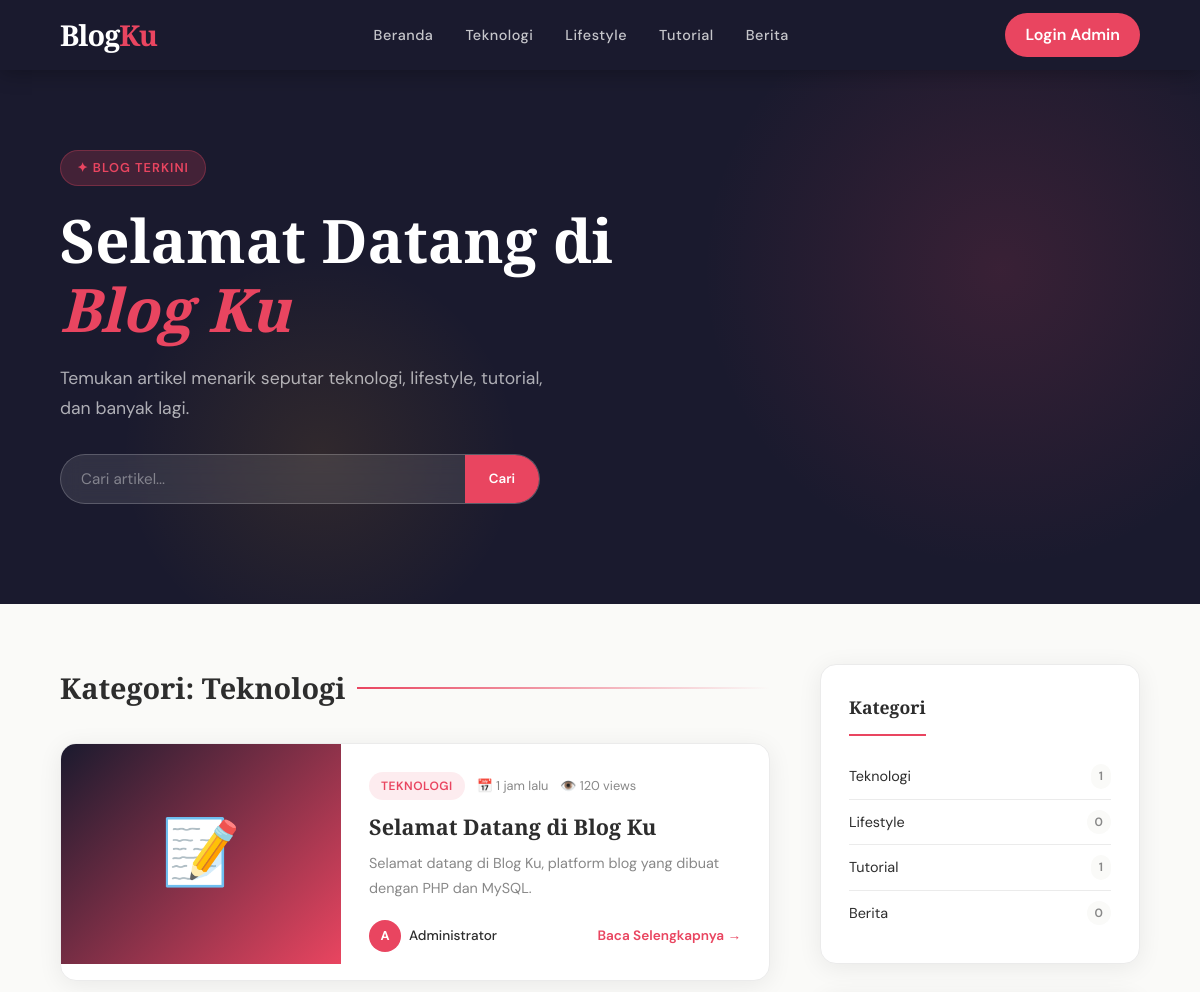
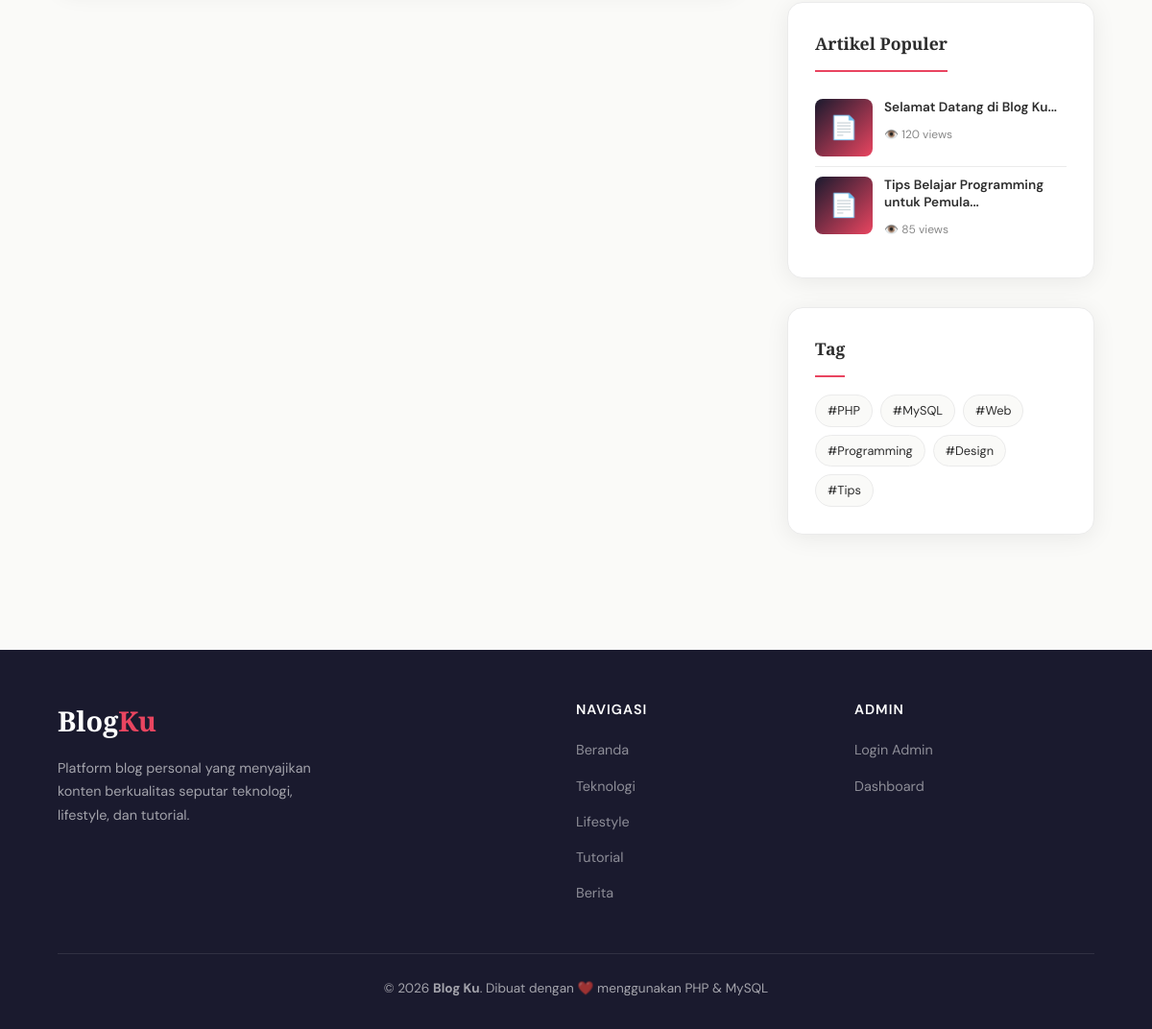
The app's page /?kategori=teknologi with its own data (2 pictures, top to bottom).
### tables this page shows
CREATE TABLE IF NOT EXISTS kategori (
    id INT AUTO_INCREMENT PRIMARY KEY,
    nama VARCHAR(100) NOT NULL,
    slug VARCHAR(100) UNIQUE NOT NULL,
    deskripsi TEXT
);

CREATE TABLE IF NOT EXISTS artikel (
    id INT AUTO_INCREMENT PRIMARY KEY,
    judul VARCHAR(255) NOT NULL,
    slug VARCHAR(255) UNIQUE NOT NULL,
    konten LONGTEXT,
    ringkasan TEXT,
    gambar VARCHAR(255),
    id_kategori INT,
    id_user INT,
    status ENUM('draft','publish') DEFAULT 'draft',
    views INT DEFAULT 0,
    created_at TIMESTAMP DEFAULT CURRENT_TIMESTAMP,
    updated_at TIMESTAMP DEFAULT CURRENT_TIMESTAMP ON UPDATE CURRENT_TIMESTAMP,
    FOREIGN KEY (id_kategori) REFERENCES kategori(id) ON DELETE SET NULL,
    FOREIGN KEY (id_user) REFERENCES users(id) ON DELETE CASCADE
);

CREATE TABLE IF NOT EXISTS users (
    id INT AUTO_INCREMENT PRIMARY KEY,
    nama VARCHAR(100) NOT NULL,
    username VARCHAR(50) UNIQUE NOT NULL,
    password VARCHAR(255) NOT NULL,
    email VARCHAR(100) UNIQUE,
    avatar VARCHAR(255) DEFAULT 'default.png',
    role ENUM('admin','author') DEFAULT 'author',
    created_at TIMESTAMP DEFAULT CURRENT_TIMESTAMP
);

CREATE TABLE IF NOT EXISTS tag (
    id INT AUTO_INCREMENT PRIMARY KEY,
    nama VARCHAR(100) NOT NULL,
    slug VARCHAR(100) UNIQUE NOT NULL
);

### includes/functions.php (called while the page is built, shortened)
<?php
function timeAgo($datetime) {
    $now = new DateTime();
    $ago = new DateTime($datetime);
    $diff = $now->diff($ago);
    if ($diff->h > 0) return $diff->h . ' jam lalu';
    return 'Baru saja';
}

### public/index.php (the view, shortened to what this page needs)
<?php
require '../config/db.php';
require '../includes/functions.php';
$page = isset($_GET['page']) ? (int)$_GET['page'] : 1;
$per_page = 5;
$offset = ($page - 1) * $per_page;
$filter_kat = isset($_GET['kategori']) ? $_GET['kategori'] : '';
$filter_tag = isset($_GET['tag']) ? $_GET['tag'] : '';
$search = isset($_GET['q']) ? trim($_GET['q']) : '';
$where = "WHERE a.status = 'publish'";
$params = [];
if ($filter_kat) { $where .= " AND k.slug = ?"; $params[] = $filter_kat; }
$stmt = $pdo->prepare("SELECT a.*, k.nama as kategori_nama, k.slug as kategori_slug, u.nama as author_nama
    FROM artikel a
    LEFT JOIN kategori k ON a.id_kategori = k.id
    LEFT JOIN users u ON a.id_user = u.id
    $where ORDER BY a.created_at DESC LIMIT $per_page OFFSET $offset");
$stmt->execute($params);
$artikels = $stmt->fetchAll();
$kategoris = $pdo->query("SELECT k.*, COUNT(a.id) as jml FROM kategori k LEFT JOIN artikel a ON k.id=a.id_kategori AND a.status='publish' GROUP BY k.id")->fetchAll();
$tags = $pdo->query("SELECT * FROM tag")->fetchAll();
$populer = $pdo->query("SELECT a.*, k.nama as kategori_nama FROM artikel a LEFT JOIN kategori k ON a.id_kategori=k.id WHERE a.status='publish' ORDER BY a.views DESC LIMIT 5")->fetchAll();
?>
<!DOCTYPE html>
<html lang="id">
<head>
<link rel="stylesheet" href="../assets/css/style.css">
</head>
<body>
<nav class="navbar">
  <a href="index.php" class="navbar-brand">Blog<span>Ku</span></a>
  <ul class="navbar-nav">
    <li><a href="index.php">Beranda</a></li>
    <?php foreach ($kategoris as $k): ?>
    <li><a href="?kategori=<?= $k['slug'] ?>"><?= htmlspecialchars($k['nama']) ?></a></li>
    <?php endforeach; ?>
  </ul>
  <a href="../auth/login.php" class="btn-login">Login Admin</a>
</nav>
<section class="hero">
  <div class="hero-content">
    <span class="hero-badge">✦ Blog Terkini</span>
    <h1>Selamat Datang di <em>Blog Ku</em></h1>
    <p>Temukan artikel menarik seputar teknologi, lifestyle, tutorial, dan banyak lagi.</p>
    <form class="hero-search" method="GET" action="index.php">
      <input type="text" name="q" placeholder="Cari artikel..." value="<?= htmlspecialchars($search) ?>">
      <button type="submit">Cari</button>
    </form>
  </div>
</section>
<div class="main-container">
  <main>
    <h2 class="section-title">
      <?php if ($search): ?>Hasil Pencarian: "<?= htmlspecialchars($search) ?>"
      <?php elseif ($filter_kat): ?>Kategori: <?= htmlspecialchars(ucfirst($filter_kat)) ?>
      <?php elseif ($filter_tag): ?>Tag: #<?= htmlspecialchars($filter_tag) ?>
      <?php else: ?>Artikel Terbaru<?php endif; ?>
    </h2>
    <div class="articles-grid">
      <?php foreach ($artikels as $art): ?>
      <article class="article-card">
        <div class="article-card-img">
          <?php if ($art['gambar'] && file_exists("../assets/img/".$art['gambar'])): ?>
            <img src="../assets/img/<?= $art['gambar'] ?>" alt="<?= htmlspecialchars($art['judul']) ?>" style="width:100%;height:100%;object-fit:cover;">
          <?php else: ?>
            📝
          <?php endif; ?>
        </div>
        <div class="article-card-body">
          <div class="article-meta">
            <?php if ($art['kategori_nama']): ?>
            <a href="?kategori=<?= $art['kategori_slug'] ?>" class="badge-kategori"><?= htmlspecialchars($art['kategori_nama']) ?></a>
            <?php endif; ?>
            <span class="article-date">📅 <?= timeAgo($art['created_at']) ?></span>
            <span class="article-date">👁️ <?= number_format($art['views']) ?> views</span>
          </div>
          <h2><a href="artikel.php?slug=<?= $art['slug'] ?>"><?= htmlspecialchars($art['judul']) ?></a></h2>
          <p><?= htmlspecialchars($art['ringkasan'] ?: strip_tags(substr($art['konten'], 0, 150)).'...') ?></p>
          <div class="article-footer">
            <div class="author-info">
              <div class="author-avatar"><?= strtoupper(substr($art['author_nama'], 0, 1)) ?></div>
              <span class="author-name"><?= htmlspecialchars($art['author_nama']) ?></span>
            </div>
            <a href="artikel.php?slug=<?= $art['slug'] ?>" class="read-more">Baca Selengkapnya →</a>
          </div>
        </div>
      </article>
      <?php endforeach; ?>
    </div>
  </main>
  <aside class="sidebar">
    <div class="sidebar-widget">
      <div class="widget-title">Kategori</div>
      <ul class="kategori-list">
        <?php foreach ($kategoris as $k): ?>
        <li><a href="?kategori=<?= $k['slug'] ?>"><?= htmlspecialchars($k['nama']) ?><span><?= $k['jml'] ?></span></a></li>
        <?php endforeach; ?>
      </ul>
    </div>
    <div class="sidebar-widget">
      <div class="widget-title">Artikel Populer</div>
      <?php foreach ($populer as $p): ?>
      <div class="artikel-populer-item">
        <div class="artikel-populer-img">📄</div>
        <div class="artikel-populer-info">
          <h4><a href="artikel.php?slug=<?= $p['slug'] ?>"><?= htmlspecialchars(substr($p['judul'], 0, 45)) ?>...</a></h4>
          <span>👁️ <?= number_format($p['views']) ?> views</span>
        </div>
      </div>
      <?php endforeach; ?>
    </div>
    <div class="sidebar-widget">
      <div class="widget-title">Tag</div>
      <div class="tag-cloud">
        <?php foreach ($tags as $t): ?>
        <a href="?tag=<?= $t['slug'] ?>" class="tag-item">#<?= htmlspecialchars($t['nama']) ?></a>
        <?php endforeach; ?>
      </div>
    </div>
  </aside>
</div>
<footer class="footer">
  <div class="footer-grid">
    <div>
      <div class="footer-brand">Blog<span>Ku</span></div>
      <p style="font-size:0.9rem;max-width:280px;line-height:1.7;">Platform blog personal yang menyajikan konten berkualitas seputar teknologi, lifestyle, dan tutorial.</p>
    </div>
    <div>
      <h4>Navigasi</h4>
      <ul>
        <li><a href="index.php">Beranda</a></li>
        <?php foreach ($kategoris as $k): ?><li><a href="?kategori=<?= $k['slug'] ?>"><?= htmlspecialchars($k['nama']) ?></a></li><?php endforeach; ?>
      </ul>
    </div>
    <div>
      <h4>Admin</h4>
      <ul>
        <li><a href="../auth/login.php">Login Admin</a></li>
        <li><a href="../admin/dashboard.php">Dashboard</a></li>
      </ul>
    </div>
  </div>
  <div class="footer-bottom">
    <p>© <?= date('Y') ?> <strong>Blog Ku</strong>. Dibuat dengan ❤️ menggunakan PHP & MySQL</p>
  </div>
</footer>
</body>
</html>

### records on screen
kategori: nama "Teknologi", jml "1"
kategori: nama "Lifestyle", jml "0"
kategori: nama "Tutorial", jml "1"
kategori: nama "Berita", jml "0"
artikel: id_kategori.nama "TEKNOLOGI", created_at "1 jam lalu", views "120", judul "Selamat Datang di Blog Ku", ringkasan "Selamat datang di Blog Ku, platform blog yang dibuat dengan PHP dan MySQL.", id_user.nama "A", id_user.nama "Administrator"
artikel: judul "Tips Belajar Programming untuk Pemula", views "85"
tag: nama "PHP"
tag: nama "MySQL"
tag: nama "Web"
tag: nama "Programming"
tag: nama "Design"
tag: nama "Tips"

### other values on screen
$filter_kat "Teknologi"
